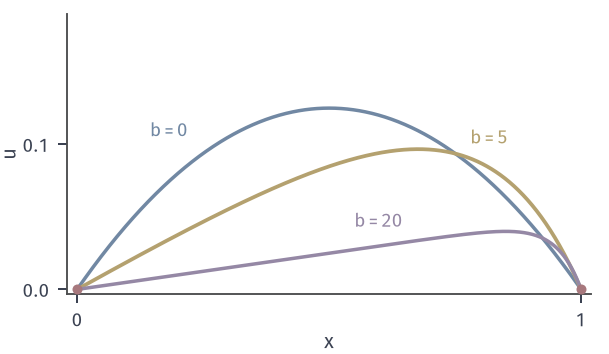

This figure's Python source:
from pathlib import Path
import sys
HERE = Path(__file__).resolve().parent
sys.path.insert(0, str(HERE.parent/"ellip-common"))
from ellip_fig import *
# -u''+b u'=1, u(0)=u(1)=0.
fig, ax = figure(width_mm=86, height_mm=50)
panel(fig, left=.11, right=.97, top=.96, bottom=.17)
def sol(b): return X/b-(np.expm1(b*X)/np.expm1(b))/b
ax.plot(X, X*(1-X)/2, color=BLUE, lw=1.4)
ax.plot(X, sol(5), color=YELLOW, lw=1.5); ax.plot(X, sol(20), color=PURPLE, lw=1.4)
lab(ax, .22, .105, '$b=0$', BLUE, ha='right'); lab(ax, .78, .1, '$b=5$', YELLOW, ha='left'); lab(ax, .55, .04, '$b=20$', PURPLE, ha='left', va='bottom')
dot(ax, 0, 0, RED, 4); dot(ax, 1, 0, RED, 4)
ax.set_xlim(-.02, 1.02); ax.set_ylim(-.003, .19); ax.set_xticks([0, 1]); ax.set_yticks([0, .1]); hat01(ax, yl='$u$')
save(fig, HERE, 'figure', {'u_b': 'x/b-(e^{bx}-1)/(b(e^b-1))'})
